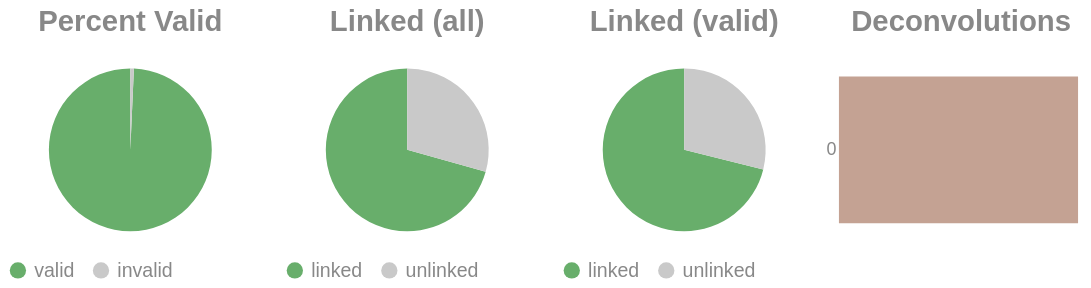

Notebook cell for this chart:
### Code cell
if SKIPLR:
    pass
else:
    clash = Counter()
    for i in valids['molecule'].to_list():
        _mol = i.split("-")
        if len(_mol) == 1:
            clash.update('0')
        else:
            clash.update(_mol[-1])

    _d = {"deconvolutions": [], 'count': []}
    for k,v in clash.items():
        _d['deconvolutions'].append(k)
        _d['count'].append(v)

    tot_valid = valids['reads'].sum()
    mask = valids['reads'] >= 2
    n_linked_reads = valids.filter(mask)['reads'].sum()
    if n_linked_reads == 0:
        print_html("No linked molecules (>=2 reads) were detected; skipping linked-only distributions.")
        SKIPLR = True
    else:
        perc_valid = round(tot_valid / n_reads, 4)
        linked_perc_abs = round(n_linked_reads / n_reads, 4)
        linked_perc = round(n_linked_reads / tot_valid, 4)

    _valid = pl.DataFrame({"valids": ['valid', 'invalid'], "count": [tot_valid, n_reads - tot_valid]})
    _linked_abs = pl.DataFrame({"linked (absolute)": ['linked', 'unlinked'], "count": [n_linked_reads, n_reads - n_linked_reads]})
    _linked_rel = pl.DataFrame({"linked (valids)": ['linked', 'unlinked'], "count": [n_linked_reads, tot_valid - n_linked_reads]})

    (
        alt.hconcat(
            piechart(_valid, goodval = 'valid', title = "Percent Valid"),
            piechart(_linked_abs, goodval = "linked", title =  "Linked (all)"),
            piechart(_linked_rel, goodval = "linked", title =  "Linked (valid)"),
            convolutionbar(pl.DataFrame(_d), title = "Deconvolutions"),
            center = True,
            bounds = 'flush'
        )
        .resolve_scale(color='independent')
        .resolve_legend('independent')
        .properties(usermeta={'embedOptions': {"actions": False}})
    ).display()

### Figure 1 — Vega-Lite specification as saved in the notebook (floating-point values rounded to 4 significant figures)
{"width": "container", "height": 400, "config": {"title": {"anchor": "start", "dy": -15, "fontSize": 18, "color": "#888888", "subtitleColor": "#888888", "subtitleFontSize": 14}, "arc": {"fill": "#0072B2"}, "axis": {"domainColor": "#888888", "domainWidth": 0.5, "gridWidth": 0.2, "grid": false, "titleFontWeight": 400, "titleFontSize": 15, "labelFontSize": 11, "labelColor": "#888888", "tickColor": "#888888", "tickWidth": 0.2, "titleColor": "#888888"}, "axisBand": {"grid": false}, "axisX": {"grid": true, "tickSize": 10, "domainCap": "round"}, "axisY": {"domain": false, "grid": true, "tickSize": 0, "domainCap": "round"}, "background": "transparent", "header": {"labelFontSize": 15, "labelColor": "#888888", "titleFontSize": 15, "titleFontWeight": 600, "titleColor": "#888888"}, "legend": {"labelFont": "sans-serif", "labelFontSize": 12, "labelColor": "#888888", "symbolSize": 100, "symbolType": "circle", "titleFontSize": 12, "titlePadding": 10, "titleColor": "#888888", "title": null}, "range": {"category": ["#E69F00", "#56B4E9", "#009E73", "#F0E442", "#0072B2", "#D55E00", "#CC79A7", "#000000"], "diverging": ["#cfe8f3", "#a2d4ec", "#73bfe2", "#46abdb", "#1696d2", "#12719e"]}, "area": {"fill": "#0072B2", "fillOpacity": 0.7, "line": true, "strokeOpacity": 0.7}, "line": {"color": "#0072B2", "stroke": "#0072B2", "strokeWidth": 2}, "trail": {"color": "#0072B2", "stroke": "#0072B2", "strokeWidth": 0, "size": 1}, "point": {"filled": true, "fillOpacity": 1.0, "size": 95}, "text": {"color": "#888888", "fontSize": 11, "align": "right", "fontWeight": 400, "size": 11}, "bar": {"fill": "#0072B2", "stroke": null}, "view": {"stroke": null, "continuousWidth": 660, "continuousHeight": 400}}, "hconcat": [{"data": {"name": "data-d021ffbc304e69d884457184e2b829e5"}, "mark": {"type": "arc"}, "encoding": {"color": {"field": "valids", "legend": {"orient": "bottom", "title": null}, "scale": {"domain": ["valid", "invalid"], "range": ["#68ae6b", "#C9C9C9"]}, "title": "Valids", "type": "nominal"}, "theta": {"field": "count", "type": "quantitative"}, "tooltip": [{"field": "valids", "title": "Valids", "type": "ordinal"}, {"field": "percent", "format": ".2%", "title": "Percent", "type": "quantitative"}, {"field": "count", "title": "Count", "type": "quantitative"}]}, "height": 100, "title": {"text": "Percent Valid", "align": "center", "anchor": "middle"}, "transform": [{"calculate": "datum.count / 13245525", "as": "percent"}], "width": 150}, {"data": {"name": "data-39125da0e1e281059043e5bf9de54e89"}, "mark": {"type": "arc"}, "encoding": {"color": {"field": "linked (absolute)", "legend": {"orient": "bottom", "title": null}, "scale": {"domain": ["linked", "unlinked"], "range": ["#68ae6b", "#C9C9C9"]}, "title": "Linked (Absolute)", "type": "nominal"}, "theta": {"field": "count", "type": "quantitative"}, "tooltip": [{"field": "linked (absolute)", "title": "Linked (Absolute)", "type": "ordinal"}, {"field": "percent", "format": ".2%", "title": "Percent", "type": "quantitative"}, {"field": "count", "title": "Count", "type": "quantitative"}]}, "height": 100, "title": {"text": "Linked (all)", "align": "center", "anchor": "middle"}, "transform": [{"calculate": "datum.count / 13245525", "as": "percent"}], "width": 150}, {"data": {"name": "data-055d2ee213c835079e10bf732aa8118c"}, "mark": {"type": "arc"}, "encoding": {"color": {"field": "linked (valids)", "legend": {"orient": "bottom", "title": null}, "scale": {"domain": ["linked", "unlinked"], "range": ["#68ae6b", "#C9C9C9"]}, "title": "Linked (Valids)", "type": "nominal"}, "theta": {"field": "count", "type": "quantitative"}, "tooltip": [{"field": "linked (valids)", "title": "Linked (Valids)", "type": "ordinal"}, {"field": "percent", "format": ".2%", "title": "Percent", "type": "quantitative"}, {"field": "count", "title": "Count", "type": "quantitative"}]}, "height": 100, "title": {"text": "Linked (valid)", "align": "center", "anchor": "middle"}, "transform": [{"calculate": "datum.count / 13152515", "as": "percent"}], "width": 150}, {"data": {"name": "data-241a37fb71942e5291578d9c24f03660"}, "mark": {"type": "bar"}, "encoding": {"color": {"field": "deconvolutions", "legend": null, "scale": {"scheme": "lightgreyred"}, "type": "nominal"}, "tooltip": [{"field": "deconvolutions", "title": "Deconvolutions", "type": "ordinal"}, {"field": "percent", "format": ".2%", "title": "Percent", "type": "quantitative"}, {"field": "count", "title": "Count", "type": "quantitative"}], "x": {"axis": null, "field": "count", "type": "quantitative"}, "y": {"field": "deconvolutions", "sort": "ascending", "title": null, "type": "nominal"}}, "height": 100, "title": {"text": "Deconvolutions", "align": "center", "anchor": "middle"}, "transform": [{"calculate": "datum.count / 6361064", "as": "percent"}], "width": 150}], "bounds": "flush", "center": true, "resolve": {"legend": {"angle": "independent"}, "scale": {"color": "independent"}}, "usermeta": {"embedOptions": {"actions": false}}, "$schema": "https://vega.github.io/schema/vega-lite/v6.1.0.json", "datasets": {"data-d021ffbc304e69d884457184e2b829e5": [{"valids": "valid", "count": 13152515}, {"valids": "invalid", "count": 93010}], "data-39125da0e1e281059043e5bf9de54e89": [{"linked (absolute)": "linked", "count": 9357696}, {"linked (absolute)": "unlinked", "count": 3887829}], "data-055d2ee213c835079e10bf732aa8118c": [{"linked (valids)": "linked", "count": 9357696}, {"linked (valids)": "unlinked", "count": 3794819}], "data-241a37fb71942e5291578d9c24f03660": [{"deconvolutions": "0", "count": 6361064}]}}
